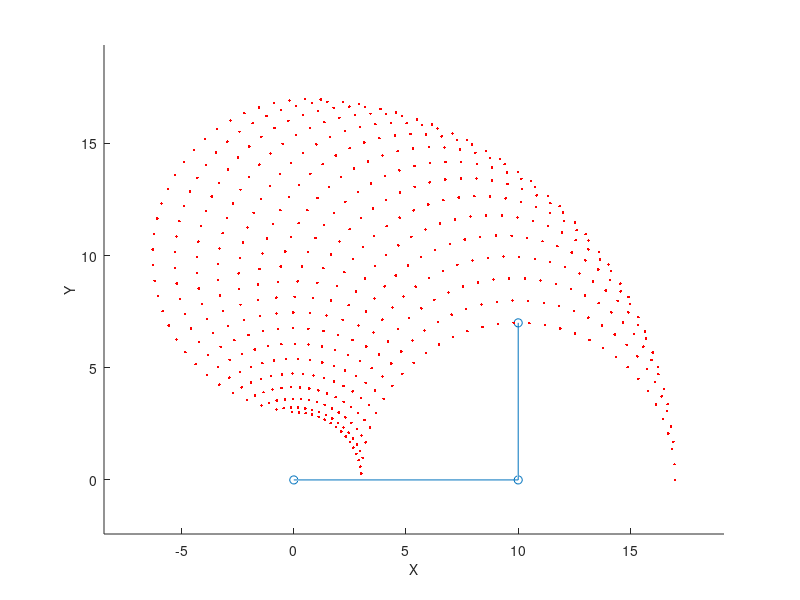

Here is the MATLAB script that generated this plot:
hold on
l1 = 10; % length of first arm
l2 = 7; % length of second arm
l3 = 10;
theta1 = 0:0.1:pi/2; % all possible theta1 values
theta2 = 0:0.1:pi; % all possible theta2 values
theta3 = 0:0.1:pi/2;
[THETA1,THETA2,THETA3] = meshgrid(theta1,theta2,theta3); % generate a grid of theta1 and theta2 values

X = l1 * cos(THETA1) + l2 * cos(THETA1 + THETA2); % compute x coordinates
Y = l1 * sin(THETA1) + l2 * sin(THETA1 + THETA2); % compute y coordinates
Z = l1 + l2*sin(THETA2)-l3*sin(THETA3+THETA2);
data1 = [X(:) Y(:) THETA1(:)]; % create x-y-theta1 dataset
data2 = [X(:) Y(:) THETA2(:)]; % create x-y-theta2 dataset
data3 = [X(:) Y(:) THETA3(:)];

 plot3(X(:),Y(:),Z(:),'r.'); 
   xlabel('X','fontsize',10)
  ylabel('Y','fontsize',10)
  zlabel('Z','fontsize',10)
  
  %Link Lengths
	a2=10;
	a4=7;
	%Desired X-Y-Position of the end effector
	X=10;
	Y=7;
    t=1;
    %Desired X-Y-Position of the end effector as a function of time
	xt=X*t; 
	yt=Y*t; 
	%Equations used to calculate theta 1 and theta 2
	r1=sqrt(xt.^2+yt.^2);
	phi1=acos(((a4.^2)-(a2.^2)-(r1.^2))/(-2*a2*r1));
	phi2=atan2(yt,xt);
	phi3=acos(((r1.^2)-(a2.^2)-(a4.^2))/(-2*a2*a4));
	%Theta 1 in radians
	T1=phi2-phi1;
	%Theta 2 is (180 degrees - angle phi3)
	T2=pi-phi3;
	%Vector coordinates of the linkage
	x=[0 a2*cos(T1) xt];
	y=[0 a2*sin(T1) yt];
    z=[0 7 10];
	%Theta in Degrees
	T1=T1*(180/pi)
	T2=T2*(180/pi)
	%Plot end effector 
   	plot3(x,y,z,'o-'); 
    axis equal
	hold on
  